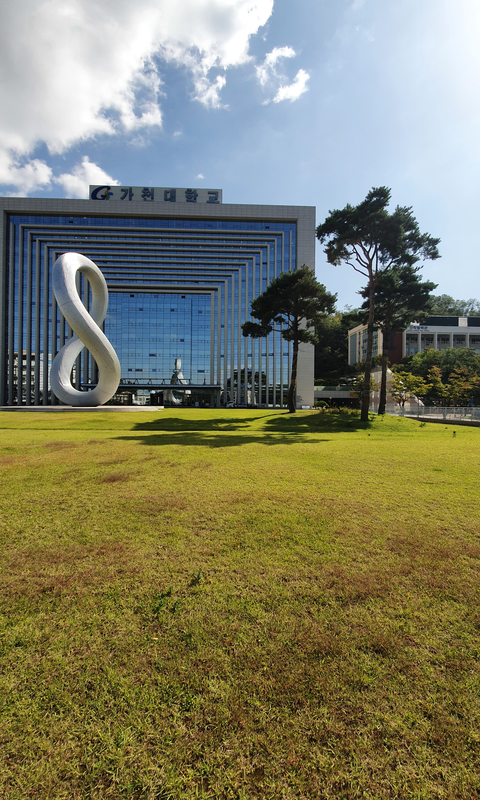
#> input picture panorama/set1/07.png, 480 x 800 px
$ python SitichingImages.py
#> lines starting #> are read from the running program, lines starting #| are printed output that depends on the picture; after the words box and inside, x2 and y2 are one past the last pixel; in counts of white or black regions, pixels touching at a corner belong together
import numpy as np
import cv2


# 201735899 황수하
def sitich_img(ori_img1, ori_img2):
    img1 = cv2.cvtColor(ori_img1, cv2.COLOR_BGR2GRAY)
    img2 = cv2.cvtColor(ori_img2, cv2.COLOR_BGR2GRAY)

    detector = sift = cv2.xfeatures2d.SIFT_create()

    keypoints1, descriptors1 = detector.detectAndCompute(img1, None)
    keypoints2, descriptors2 = detector.detectAndCompute(img2, None)

    img_res_detect1 = cv2.drawKeypoints(img1, keypoints1, None)
    img_res_detect2 = cv2.drawKeypoints(img2, keypoints2, None)

    matcher = cv2.DescriptorMatcher_create(cv2.DescriptorMatcher_FLANNBASED)
    knn_matches = matcher.knnMatch(descriptors1, descriptors2, 2)

    ratio_thresh = 0.4 # 0.4, 0.5
    good_matches = []
    for m, n in knn_matches:
        if m.distance < ratio_thresh * n.distance:
            good_matches.append(m)
    # draw matches

    img_matches = np.empty((max(img1.shape[0], img2.shape[0]), img1.shape[1] + img2.shape[1], 3), dtype=np.uint8)

    cv2.drawMatches(img1, keypoints1, img2, keypoints2, good_matches, img_matches,
                    flags=cv2.DrawMatchesFlags_NOT_DRAW_SINGLE_POINTS)

    obj = np.empty((len(good_matches), 2), dtype=np.float32)
    scene = np.empty((len(good_matches), 2), dtype=np.float32)
    for k in range(len(good_matches)):
        obj[k, 0] = keypoints1[good_matches[k].queryIdx].pt[0]
        obj[k, 1] = keypoints1[good_matches[k].queryIdx].pt[1]
        scene[k, 0] = keypoints2[good_matches[k].trainIdx].pt[0]
        scene[k, 1] = keypoints2[good_matches[k].trainIdx].pt[1]

    H, _ = cv2.findHomography(scene, obj, cv2.RANSAC)

    output_img = cv2.warpPerspective(ori_img2, H,
                                     (ori_img1.shape[1] + ori_img2.shape[1],  # width
                                      max(ori_img1.shape[0], ori_img2.shape[0])))  # height

    output_img[0:ori_img1.shape[0], 0:ori_img1.shape[1]] = ori_img1

    return output_img

def crop(img):


    gray= cv2.cvtColor(img,cv2.COLOR_BGR2GRAY)
    img2=cv2.threshold(gray,0,255,cv2.THRESH_BINARY)[1]
    contours=cv2.findContours(img2,cv2.RETR_TREE,cv2.CHAIN_APPROX_SIMPLE)[0]

    x1=[]
    x2=[]
    y1=[]
    y2=[]
    for i in range(1,len(contours)):
        ret=cv2.boundingRect(contours[i])
        x1.append(ret[0])
        y1.append(ret[1])
        x2.append(ret[0]+ret[2])
        y2.append(ret[1]+ret[3])

    x1_min=min(x1)
    y1_min = min(x1)
    x2_max = max(x2)
    y2_max = max(y2)
    cv2.rectangle(img,(x1_min,y1_min),(x2_max,y2_max),(0,255,0),3)

    crop_img = img2[y1_min:y2_max,x1_min:x2_max]

    return img,crop_img


def ExtractImage(image):

    img_gray=cv2.cvtColor(image,cv2.COLOR_BGR2GRAY)
    ret, thresh = cv2.threshold(img_gray, 0, 255, 0)
    cnts,hierarchy =cv2.findContours(thresh,cv2.RETR_TREE,cv2.CHAIN_APPROX_SIMPLE)
    cnt = max(cnts, key=cv2.contourArea)

    mask = np.zeros(thresh.shape, dtype="uint8")
    x, y, w, h = cv2.boundingRect(cnt)
    cv2.rectangle(mask, (x, y), (x + w, y + h), 255, -1)

    minRect = mask.copy()
    sub = mask.copy()

    while cv2.countNonZero(sub) > 0:
        minRect = cv2.erode(minRect, None)
        sub = cv2.subtract(minRect, thresh)

    cnts,hierarchy =cv2.findContours(thresh,cv2.RETR_LIST,cv2.CHAIN_APPROX_SIMPLE)
    cnt = max(cnts, key=cv2.contourArea)
    x, y, w, h = cv2.boundingRect(cnt)

    image = image[y:y + h, x:x + w]
    return image


if __name__ == "__main__":


#set 1
    img1 = cv2.imread('panorama/set1/07.png')
#> img1 is the input picture: shape (800, 480, 3); mean B, G, R 102.3, 127.2, 127.9
    img2 = cv2.imread('panorama/set1/06.png')
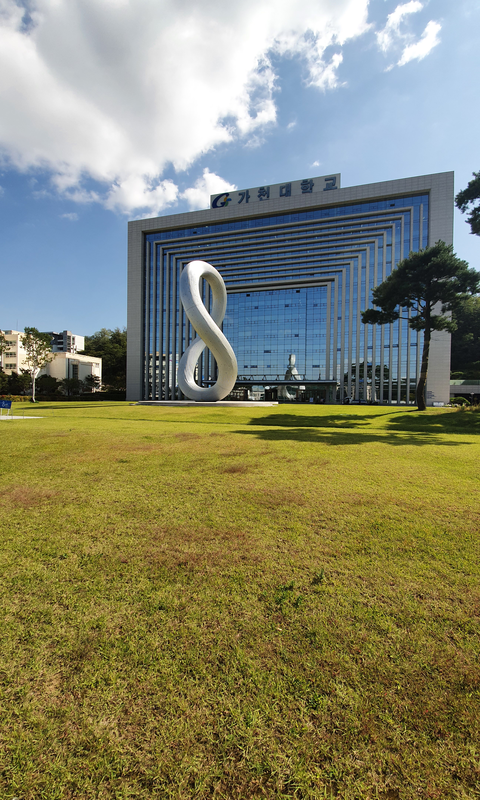
#> input picture panorama/set1/06.png, 480 x 800 px
#> img2 is the input picture: shape (800, 480, 3); mean B, G, R 106.5, 133.4, 133.6
    img3 = cv2.imread('panorama/set1/08.png')
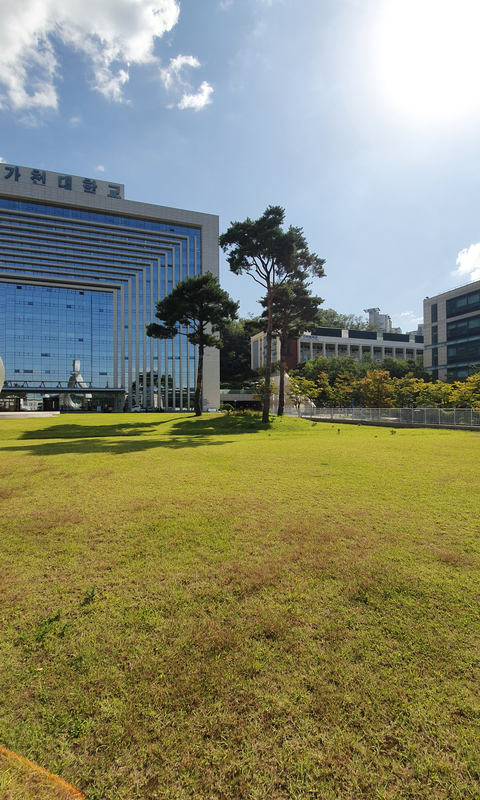
#> input picture panorama/set1/08.png, 480 x 800 px
#> img3 is the input picture: shape (800, 480, 3); mean B, G, R 112.4, 138.1, 136.9

    img1 = cv2.flip(img1, 1)
    img2 = cv2.flip(img2, 1)

    img_left = sitich_img(img1, img2)
#> in sitich_img, `keypoints1, descriptors1 = detector.detectAndCompute(img1, None)`: keypoints1 = 2609 keypoints; strongest (x, y, size): (326, 392, 2.4), (291, 392, 2.9), (406, 381, 2), (455, 362, 3)
#> in sitich_img, `keypoints2, descriptors2 = detector.detectAndCompute(img2, None)`: keypoints2 = 2372 keypoints; strongest (x, y, size): (212, 387, 2.4), (283, 268, 12.8), (382, 371, 6.8), (322, 372, 2)
#> in sitich_img, `knn_matches = matcher.knnMatch(descriptors1, descriptors2, 2)`: knn_matches = 2609 matches
#> after the loop in sitich_img, `for m, n in knn_matches:`: good_matches = 225 matches
#> in sitich_img, `obj = np.empty((len(good_matches), 2), dtype=np.float32)`: obj = 225 pairs, first value -4.19e+24 to 1.64e-42, second value 0 to 4.59e-41
#> in sitich_img, `scene = np.empty((len(good_matches), 2), dtype=np.float32)`: scene = 225 pairs, first value -2.18e+25 to -4.71e+21, second value 3.07e-41 to 4.59e-41
#> after the loop in sitich_img, `for k in range(len(good_matches)):`: obj = 225 pairs, first value 153.3 to 469.3, second value 80.88 to 769; scene = 225 pairs, first value 13.06 to 332.7, second value 58.67 to 744.6
#> in sitich_img, `H, _ = cv2.findHomography(scene, obj, cv2.RANSAC)`: H = [[0.59, -0.013, 146.6], [-0.317, 0.816, 70.28], [-0.000796, -4.13e-05, 1]]
    img_left=cv2.flip(img_left,1)
    img_left= ExtractImage(img_left)
#> in ExtractImage, `ret, thresh = cv2.threshold(img_gray, 0, 255, 0)`:
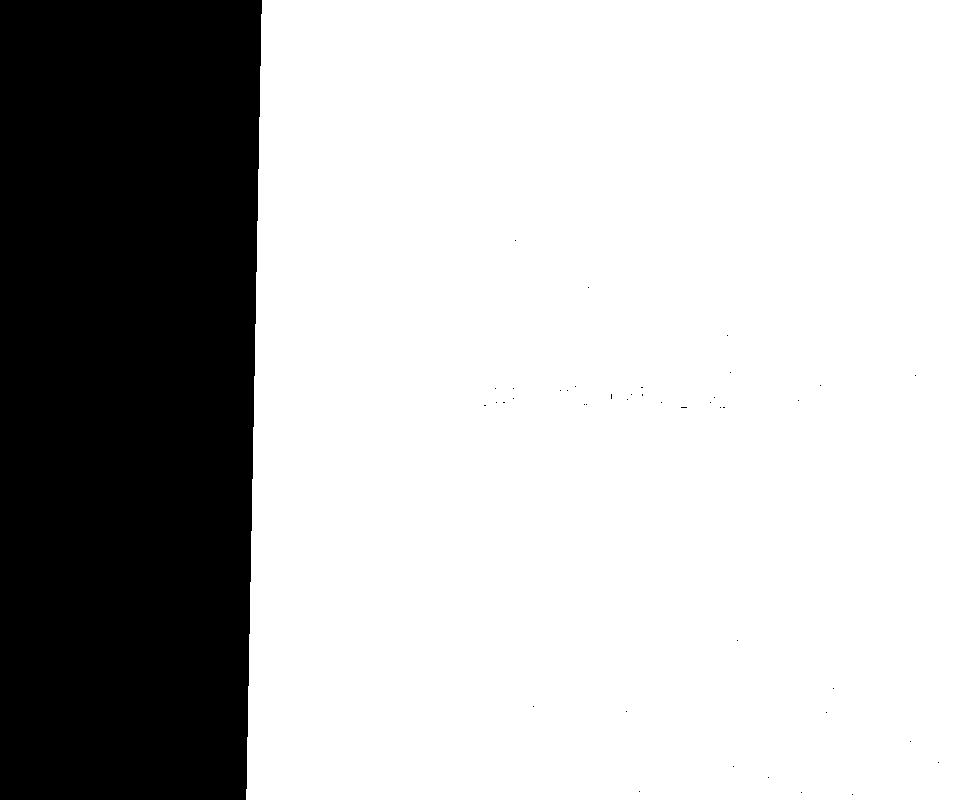
#> thresh: shape (800, 960); 73.5% white; 42 black regions (41 under 20 px)
#> in ExtractImage, `cnts,hierarchy =cv2.findContours(thresh,cv2.RETR_TREE,cv2.CHAIN_APPROX..`: cnts = 42 contours, 41 with area under 20; largest, box (x1, y1, x2, y2) and area: (246, 0, 960, 800) 563271
#> in ExtractImage, `cnt = max(cnts, key=cv2.contourArea)`: cnt = contour of 36 points, box (x1, y1, x2, y2) (246, 0, 960, 800), area 563271
#> in ExtractImage, `x, y, w, h = cv2.boundingRect(cnt)`: x = 246; y = 0; w = 714; h = 800
#> in ExtractImage, `cv2.rectangle(mask, (x, y), (x + w, y + h), 255, -1)`: mask: shape (800, 960); 74.4% white; 1 black region, box (x1, y1, x2, y2) and area: (0, 0, 246, 800) 196800
#> after the loop in ExtractImage, `while cv2.countNonZero(sub) > 0:`: minRect: shape (800, 960); 2.2% white; 1 white region, box (x1, y1, x2, y2) and area: (939, 0, 960, 800) 16800

    cv2.flip(img_left,1)
    cv2.flip(img3,1)

    result = sitich_img(img_left,img3)
#> in sitich_img (call 2), `keypoints1, descriptors1 = detector.detectAndCompute(img1, None)`: keypoints1 = 4562 keypoints; strongest (x, y, size): (387, 392, 2.4), (422, 392, 2.9), (308, 381, 2), (172, 365, 14.4)
#> in sitich_img (call 2), `keypoints2, descriptors2 = detector.detectAndCompute(img2, None)`: keypoints2 = 2234 keypoints; strongest (x, y, size): (47, 396, 2.8), (89, 395, 3.1), (275, 266, 2), (299, 251, 2.3)
#> in sitich_img (call 2), `img_res_detect2 = cv2.drawKeypoints(img2, keypoints2, None)`:
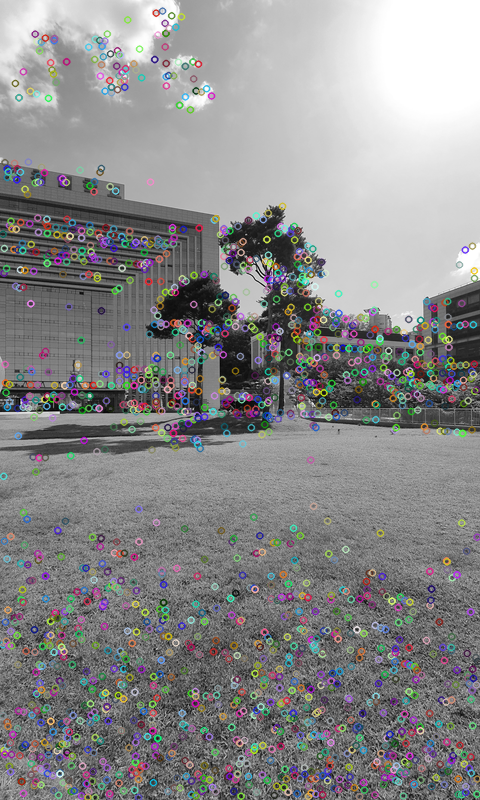
#> img_res_detect2: shape (800, 480, 3); mean of channels 0, 1, 2 137.8, 137.3, 137.5; drawn as B, G, R
#> in sitich_img (call 2), `knn_matches = matcher.knnMatch(descriptors1, descriptors2, 2)`: knn_matches = 4562 matches
#> after the loop in sitich_img (call 2), `for m, n in knn_matches:`: good_matches = 269 matches
#> in sitich_img (call 2), `cv2.drawMatches(img1, keypoints1, img2, keypoints2, good_matches, img_..`:
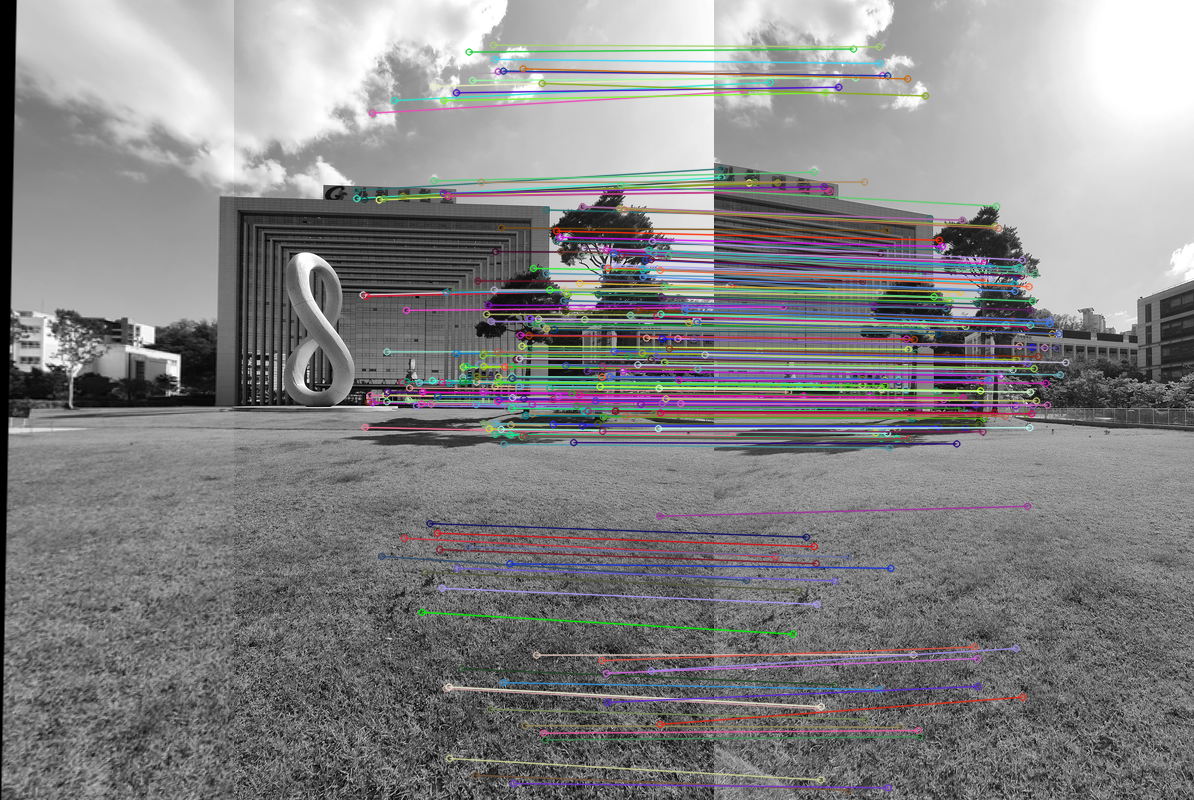
#> img_matches: shape (800, 1194, 3); mean of channels 0, 1, 2 133.1, 132, 132.8; drawn as B, G, R
#> in sitich_img (call 2), `obj = np.empty((len(good_matches), 2), dtype=np.float32)`: obj = 269 pairs, first value -4.67e+24 to 9.2e-41, second value 0 to 12.27
#> in sitich_img (call 2), `scene = np.empty((len(good_matches), 2), dtype=np.float32)`: scene = 269 rows, first 8: [-4.71e+21, 4.59e-41], [-4.71e+21, 4.59e-41], [-3.8e+25, 3.07e-41], [-3.8e+25, 3.07e-41], [215258256, 3.65e+12], [5.73e+10, 53560644], [9.08e+11, 54345020], [1.54e+16, 2.26e+11]
#> after the loop in sitich_img (call 2), `for k in range(len(good_matches)):`: obj = 269 pairs, first value 356.1 to 704.6, second value 44.61 to 783; scene = 269 pairs, first value 6.67 to 351.2, second value 46.43 to 789.8
#> in sitich_img (call 2), `H, _ = cv2.findHomography(scene, obj, cv2.RANSAC)`: H = [[0.537, 0.0117, 351.9], [-0.269, 0.906, 40.16], [-0.000695, 4.57e-05, 1]]
    cv2.flip(result,1)
    cv2.imshow("before remove",result)

    result=ExtractImage(result)
#> in ExtractImage (call 2), `ret, thresh = cv2.threshold(img_gray, 0, 255, 0)`:
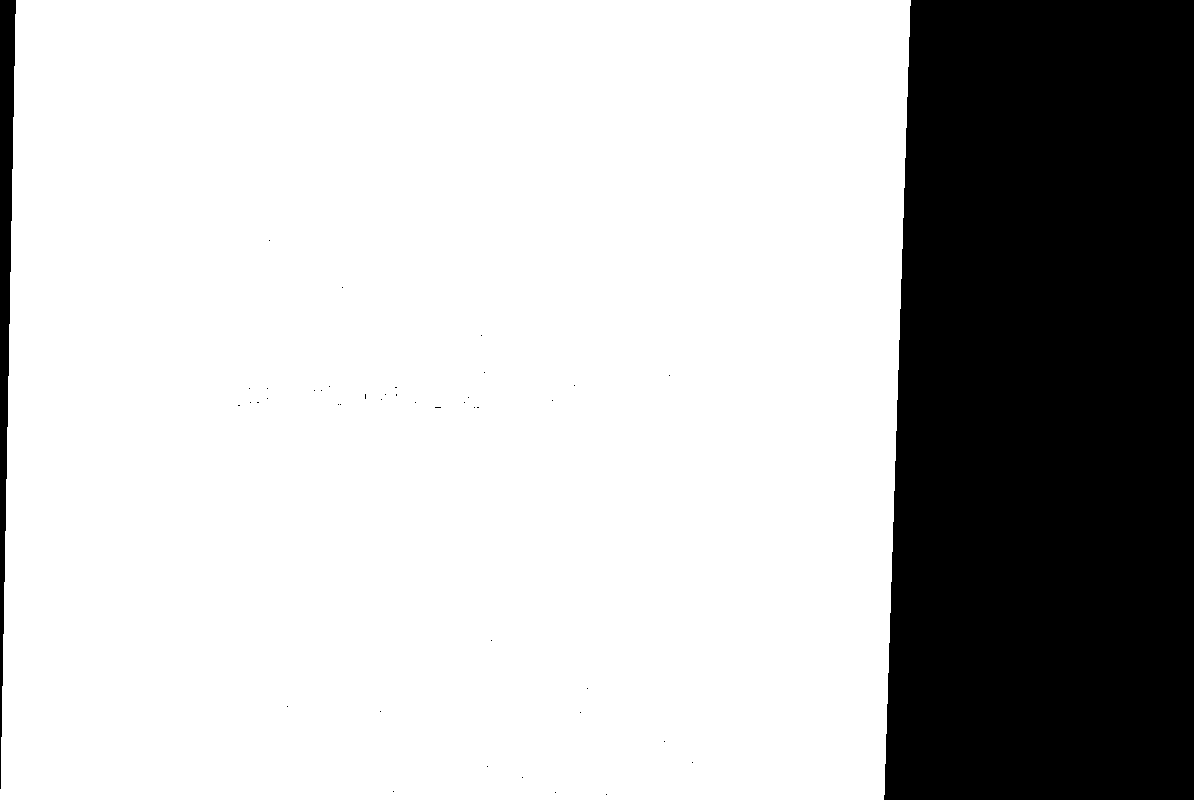
#> thresh: shape (800, 1194); 74.5% white; 43 black regions (41 under 20 px)
#> in ExtractImage (call 2), `cnts,hierarchy =cv2.findContours(thresh,cv2.RETR_TREE,cv2.CHAIN_APPROX..`: cnts = 42 contours, 41 with area under 20; largest, box (x1, y1, x2, y2) and area: (0, 0, 911, 800) 709898
#> in ExtractImage (call 2), `cnt = max(cnts, key=cv2.contourArea)`: cnt = contour of 90 points, box (x1, y1, x2, y2) (0, 0, 911, 800), area 709898
#> in ExtractImage (call 2), `x, y, w, h = cv2.boundingRect(cnt)`: x = 0; w = 911
#> in ExtractImage (call 2), `cv2.rectangle(mask, (x, y), (x + w, y + h), 255, -1)`: mask: shape (800, 1194); 76.4% white; 1 black region, box (x1, y1, x2, y2) and area: (912, 0, 1194, 800) 225600
#> after the loop in ExtractImage (call 2), `while cv2.countNonZero(sub) > 0:`: minRect: shape (800, 1194); every value is 0
#> in ExtractImage (call 2), `image = image[y:y + h, x:x + w]`:
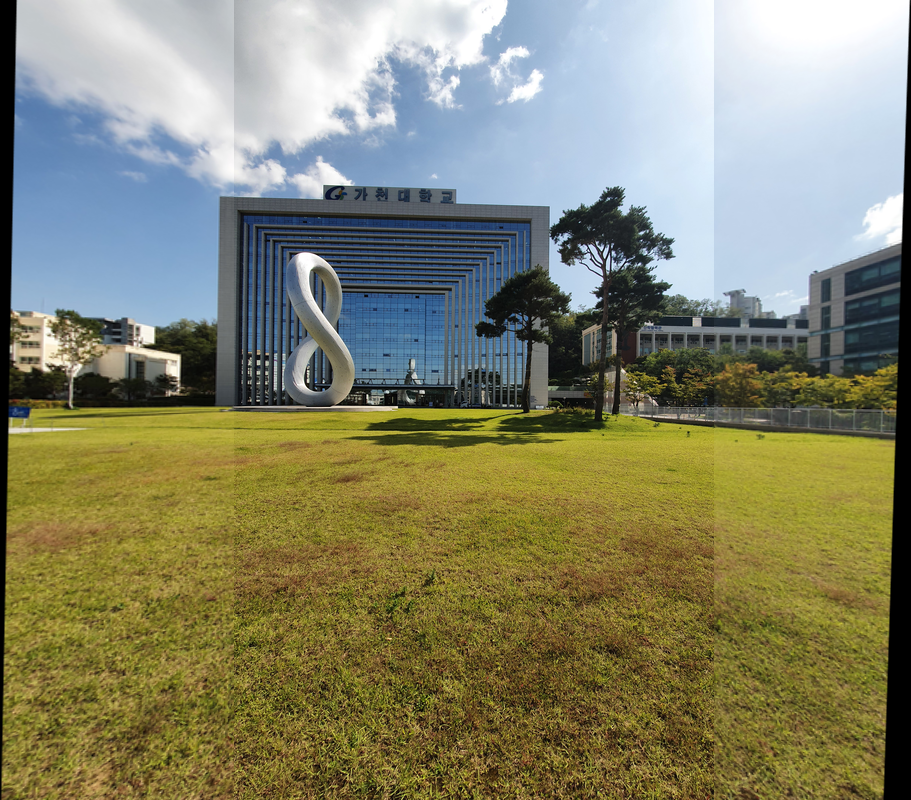
#> image: shape (800, 911, 3); mean B, G, R 106.4, 133, 133.2
    cv2.imshow("after remove",result)
cv2.waitKey(0)


# [25 lines of commented-out code are left out]
